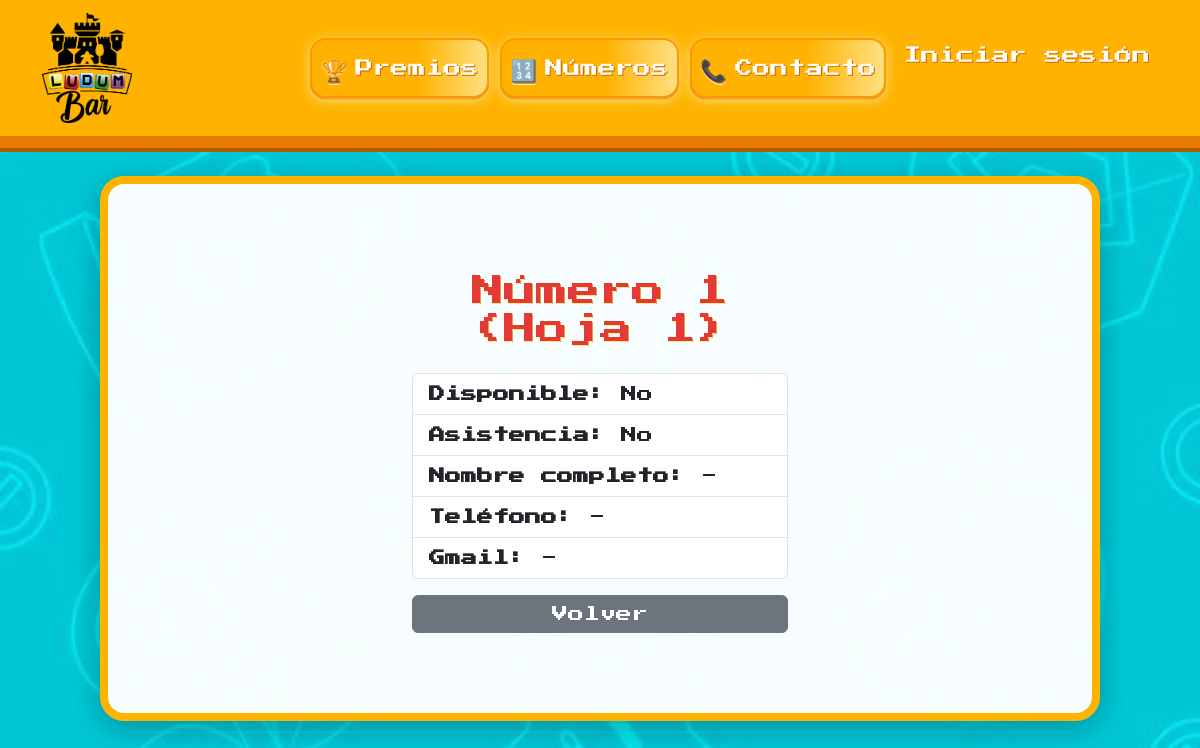
Page /numero/1/ on the committed database.
### miapp/models.py (models this page shows, shortened)
class Numero(models.Model):
    valor = models.IntegerField()
    disponible = models.BooleanField(default=True)
    asistencia = models.BooleanField(default=False)
    nombre_completo = models.CharField(max_length=100, blank=True, null=True)
    telefono = models.CharField(max_length=20, blank=True, null=True)
    gmail = models.EmailField(blank=True, null=True)
    hoja = models.IntegerField(default=1, help_text="Número de hoja a la que pertenece este número")
    class Meta:
        unique_together = ('valor', 'hoja')

### miapp/views.py (the view)
# urls.py: path('numero/<int:pk>/', views.numero_detalle, name='numero_detalle'),
def numero_detalle(request, pk):
    numero = get_object_or_404(Numero, pk=pk)
    return render(request, "numero_detalle.html", {"numero": numero})

### miapp/templates/numero_detalle.html (shortened to what this page needs)
{% extends 'base.html' %}
{% block content %}
<div class="container mt-5 animate__animated animate__fadeIn" style="max-width:400px; margin:2em auto;">
	<h2 class="mb-4 text-center">Número {{ numero.valor }} (Hoja {{ numero.hoja }})</h2>
	<ul class="list-group mb-3">
	<li class="list-group-item"><strong>Disponible:</strong> {% if numero.disponible %}Sí{% else %}No{% endif %}</li>
	<li class="list-group-item"><strong>Asistencia:</strong> {% if numero.asistencia %}Sí{% else %}No{% endif %}</li>
		<li class="list-group-item"><strong>Nombre completo:</strong> {{ numero.nombre_completo|default:'-' }}</li>
		<li class="list-group-item"><strong>Teléfono:</strong> {{ numero.telefono|default:'-' }}</li>
		<li class="list-group-item"><strong>Gmail:</strong> {{ numero.gmail|default:'-' }}</li>
	</ul>
	<a href="javascript:history.back()" class="btn btn-secondary w-100">Volver</a>
</div>
{% endblock %}

### miapp/static/css/estilos.css (style rules this page uses)
body { font-family: 'Press Start 2P', cursive, Arial, sans-serif; margin: 0; padding: 0; background: url("../img/fondo_celeste.jpg") no-repeat center center fixed; background-size: cover; min-height: 100vh; }
h2, h3 { color: #e53935; text-shadow: 0.5px 0.5px 0 #fff176, 1px 1px 0 #b35a00; margin-top: 0; }

### rows in the picture
Numero: valor "1", hoja "1", nombre_completo "-", telefono "-", gmail "-"
